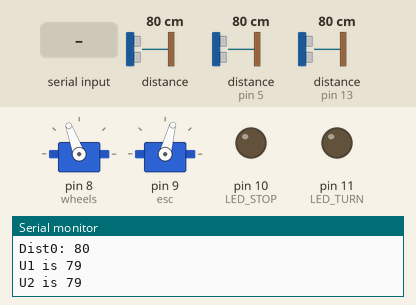
This sketch was run on a simulated Arduino Uno, built with avr-gcc and run on an emulated ATmega328P. On the bench: 2 × servo, output pins drawn as LEDs (lit = HIGH), the last lines printed to the serial monitor. Wiring (inferred from the names in the program): 2 × ultrasonic range finder: trigger pin 4, echo pin 5 / trigger pin 12, echo pin 13; LIDAR-Lite range finder at I2C address 0x62. Inputs (shaded band) come from the test bench; at power-on: distance to the obstacle (sensors on pin 5, pin 13) 80 cm, distance to the obstacle 80 cm. The echo pulse lasts 58.3 µs per cm; pins used as bus, display or sensor lines are not drawn.

Above: at 4.2 s.
4.3 s: distance to the obstacle (sensor on pin 5) set to 299 cm
At 4.8 s:
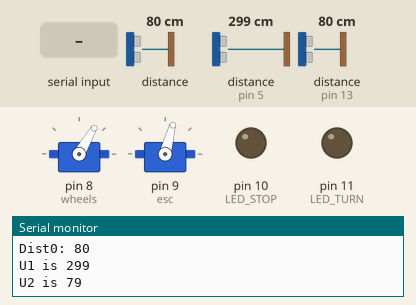
5.9 s: distance to the obstacle (sensor 0) set to 64 cm
7.4 s: distance to the obstacle (sensor 0) set to 57 cm
At 7.8 s:
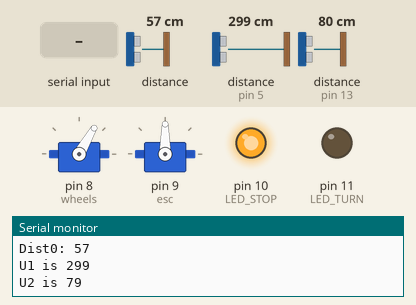
8.9 s: "1" received over the second serial link
At 9.8 s:
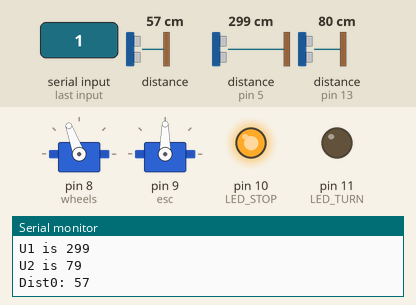
10.4 s: "3" received over the second serial link
At 11.5 s:
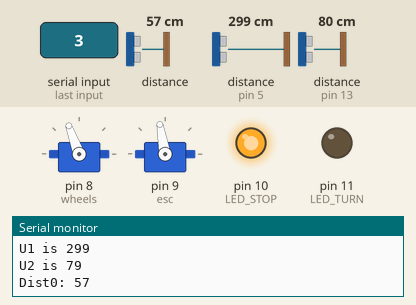
11.9 s: "5" received over the second serial link
At 12.7 s:
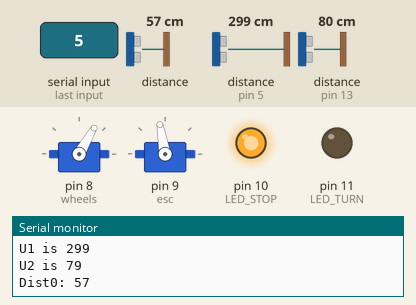
Timing chart, 0 to 14.4 s (numbered marks = the images above; inputs shaded):
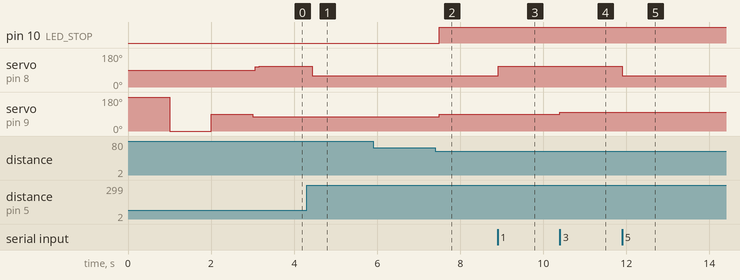

Measured:
- the behaviour switches between 60 and 59 cm on distance to the obstacle (sensor 0) (found by bisection; images 1 and 2)
- after the input at 4.3 s, servo on pin 8 (wheels): 110° → 60° after 0.14 s
- after the input at 7.4 s, pin 10 (LED_STOP): LOW → HIGH after 0.09 s; servo on pin 9 (esc): 75° → 90° after 0.09 s
- after the input at 8.9 s, servo on pin 8 (wheels): 60° → 110° at once
- after the input at 10.4 s, servo on pin 9 (esc): 90° → 100° at once
- after the input at 11.9 s, servo on pin 8 (wheels): 110° → 60° at once

The sketch:

HallwayTurnModification.ino
```cpp
#include <Wire.h>
#include <Time.h>
#include <PID_v1.h>
#include <Servo.h>
#include <SoftwareSerial.h>
#define    LIDARLite_ADDRESS   0x62          // Default I2C Address of LIDAR-Lite.
#define    RegisterMeasure     0x00          // Register to write to initiate ranging.
#define    MeasureValue        0x04          // Value to initiate ranging.
#define    RegisterHighLowB    0x8f          // Register to get both High and Low bytes in 1 call.

// Pin assignment
const int TRIG_PIN = 4;
const int ECHO_PIN = 5;
const int TRIG_PIN2 = 12;
const int ECHO_PIN2 = 13;
const int LED_TURN = 11;
const int LED_STOP=10;
// CART variables
Servo wheels; // servo for turning the wheels
Servo esc; // not actually a servo, but controlled like one!
int startupDelay = 1000;
/////////// XBee variables ///////////////////
SoftwareSerial XBee(2, 3); // RX, TX
/////////////////////////////////////////////
////// LIDAR variables //////////////////////
int dist,distLast1, distLast2;
///////////// Ultrasonic variables //////////
long duration,duration2,Firstduration, distanceCm, distanceCm2, distanceCmLast,l_0,FirstdistanceCm, distanceCmLast2;
/////////////////////////////////////////////
//////////// State and PID variables ////////
int cmnd = 49; //Command to start/stop the car remotely
int count = 2;
// cmnd map :
///////////// 49: Auto Straight; 50: Auto Turn right; 51: Remote
double setPt, Input, Output;
int Kp = 2;     // initial 2
int Ki = 0.05;  // initial 0.05
int Kd = 0.5;   // initial 0.5
PID PIDleft(&Input, &Output, &setPt, Kp, Ki, Kd, DIRECT);
/////////////////////////////////////////////
long CalculateUltrasonic1(){
   digitalWrite(TRIG_PIN, LOW);
   delayMicroseconds(2);
   digitalWrite(TRIG_PIN, HIGH);
   delayMicroseconds(10);
   digitalWrite(TRIG_PIN, LOW);
   long duration = pulseIn(ECHO_PIN,HIGH);

   // convert the time into a distance
   return duration / 29.1 / 2 ;
}
void setup() {
  // PIN setup
  pinMode(LED_TURN, OUTPUT);
  pinMode(LED_STOP, OUTPUT);
  pinMode(TRIG_PIN,OUTPUT);
  pinMode(ECHO_PIN,INPUT);
  pinMode(TRIG_PIN2,OUTPUT);
  pinMode(ECHO_PIN2,INPUT);
  Serial.begin(9600); //Opens serial connection at 9600bps.
  // Setup the xbee
  XBee.begin(9600);
  // Setup the cart
  wheels.attach(8); // initialize wheel servo to Digital IO Pin #8
  esc.attach(9); // initialize ESC to Digital IO Pin #9
  calibrateESC();
  esc.write(75);
  digitalWrite(LED_TURN, LOW);
  cmnd = 49;
  distanceCm = 0;
  distanceCm2 = 0;
  count = 2;
  // LIDAR setup
  Wire.begin(); // Opens & joins the irc bus as master
  // Ultrasonic setup
  digitalWrite(TRIG_PIN, LOW);
  delayMicroseconds(2);
  digitalWrite(TRIG_PIN, HIGH);
  delayMicroseconds(10);
  digitalWrite(TRIG_PIN, LOW);
  Firstduration = pulseIn(ECHO_PIN,HIGH);
  // convert the time into a distance
  FirstdistanceCm = Firstduration / 29.1 / 2 ;
  // PID setup
  setPt = FirstdistanceCm;
  PIDleft.SetOutputLimits(-50, 50);
  PIDleft.SetMode(AUTOMATIC);
}

/* Calibrate the ESC by sending a high signal, then a low, then middle.*/
void calibrateESC(){
    esc.write(180); // full backwards
    delay(startupDelay);
    esc.write(0); // full forwards
    delay(startupDelay);
    esc.write(90); // neutral
    delay(startupDelay);
    esc.write(90); // reset the ESC to neutral (non-moving) value
}

void loop() {
  if (XBee.available())
   {
      int tmp = XBee.read();
     if(cmnd == 49 || cmnd==50)
     {
        if(tmp=='1')
        {
          cmnd=51;
          esc.write(90);
          wheels.write(110);
        }
     }
     else if(cmnd==51)
     {
      if(tmp=='0')
      {
        cmnd=49;
        setPt=CalculateUltrasonic1();
        esc.write(80);
        wheels.write(110);

      }
      if(tmp=='2')//forward
      {
        wheels.write(110);
        esc.write(80);

      }
      if(tmp=='3')//backwards
      {
        esc.write(100);
        wheels.write(110);
      }
      if(tmp=='5') // right
      {
        wheels.write(60);
       // esc.write(80);
      }
      if(tmp=='4')//left
      {
        wheels.write(140);
        //esc.write(80);

      }
      if(tmp=='6')//stop
      {
        esc.write(90);
      }
    }
   }
  if (cmnd == 49 || cmnd == 50)
  {
    distanceCmLast = distanceCm;
    distanceCmLast2 = distanceCm2;
    // Measure ultrasonic 1
    digitalWrite(TRIG_PIN, LOW);
    delayMicroseconds(2);
    digitalWrite(TRIG_PIN, HIGH);
    delayMicroseconds(10);
    digitalWrite(TRIG_PIN, LOW);
    duration = pulseIn(ECHO_PIN,HIGH);
    // convert the time into a distance
    distanceCm = duration / 29.1 / 2 ;
    Serial.print("U1 is ");
    Serial.println(distanceCm);
    // Measure ultrasonic 2
    digitalWrite(TRIG_PIN2, LOW);
    delayMicroseconds(2);
    digitalWrite(TRIG_PIN2, HIGH);
    delayMicroseconds(10);
    digitalWrite(TRIG_PIN2, LOW);
    duration2 = pulseIn(ECHO_PIN2,HIGH);
    // convert the time into a distance
    distanceCm2 = duration2 / 29.1 / 2 ;
    Serial.print("U2 is ");
    Serial.println(distanceCm2);
    // Measure LIDAR
    distLast2=distLast1;
    distLast1=dist;
    Wire.beginTransmission((int)LIDARLite_ADDRESS); // transmit to LIDAR-Lite
    Wire.write((int)RegisterMeasure); // sets register pointer to  (0x00)
    Wire.write((int)MeasureValue); // sets register pointer to  (0x00)
    Wire.endTransmission(); // stop transmitting
    delay(20); // Wait 20ms for transmit
    Wire.beginTransmission((int)LIDARLite_ADDRESS); // transmit to LIDAR-Lite
    Wire.write((int)RegisterHighLowB); // sets register pointer to (0x8f)
    Wire.endTransmission(); // stop transmitting
    delay(20); // Wait 20ms for transmit
    Wire.requestFrom((int)LIDARLite_ADDRESS, 2); // request 2 bytes from LIDAR-Lite

    if (2 <= Wire.available()) // if two bytes were received
    {
      dist = Wire.read(); // receive high byte (overwrites previous reading)
      dist = dist << 8; // shift high byte to be high 8 bits
      dist |= Wire.read(); // receive low byte as lower 8 bits
    }

    /////////////////////////////////////////////////////////////////////
    ///////////////////// CONTROL PART //////////////////////////////////
    // Stop if see something close in ftont
    if ((dist > 5 && dist < 60) && (distLast1 > 5 && distLast1 < 60)) {
      esc.write(90);
      digitalWrite(LED_STOP, HIGH);
    }
    else {
      if (cmnd == 49) {
        esc.write(76);
      }
      else {
        esc.write(77);
      }
      digitalWrite(LED_STOP, LOW);
      //Turn right
      if(
        (((dist>140 && dist<250 && distLast1>140 && distLast1<250 && (abs(distanceCm - distanceCmLast) > 35)
        && (count == 0 || count  == 1 || count == 4 || count == 5 || count == 8))
        || (dist>140 && dist<300 && distLast1>140 && distLast1<300 && (abs(distanceCm - distanceCmLast) > 35)
        && (count == 2 || count == 3 || count == 6 || count == 7 || count==9)))
        &&  cmnd == 49)){
        cmnd = 50;
        esc.write(74);
        wheels.write(50);
        digitalWrite(LED_TURN, HIGH);
        count++;
        delay(2700);
      }
      else if (cmnd == 49){
        // Set Input for PID, run PID
        if (((abs(distanceCm - distanceCmLast) < 50) && (dist<6 || dist>400)) || (distanceCm < 300)) {
          Input = distanceCm;
          PIDleft.Compute();
          esc.write(75);
          wheels.write(110 + Output);
        }
        else {
          wheels.write(110);
          delay(3000); // Havent looked at trash can yet
        }
      }
      else if (cmnd == 50 && ((abs(distanceCm - distanceCm2) < 5) || ((distanceCm2 - distanceCm) > 5)) && (abs(distanceCmLast - distanceCmLast2) < 5) || ((distanceCmLast2 - distanceCmLast) > 5)) {
        cmnd = 49;
        esc.write(75);
        wheels.write(110);
        if (count == 2 || count == 4  || count == 6 || count == 8) delay(1000);
        digitalWrite(TRIG_PIN, LOW);
        delayMicroseconds(2);
        digitalWrite(TRIG_PIN, HIGH);
        delayMicroseconds(10);
        digitalWrite(TRIG_PIN, LOW);
        long tmpduration = pulseIn(ECHO_PIN,HIGH);
        // convert the time into a distance
        long tmpdistanceCm = tmpduration / 29.1 / 2 ;
        setPt = (tmpdistanceCm < 10) ? (tmpdistanceCm + 15) : tmpdistanceCm;
        digitalWrite(LED_TURN, LOW);
      }
    }
      Serial.print("Dist0: ");
      Serial.println(dist);
    //delay(100);
  }
}
```
